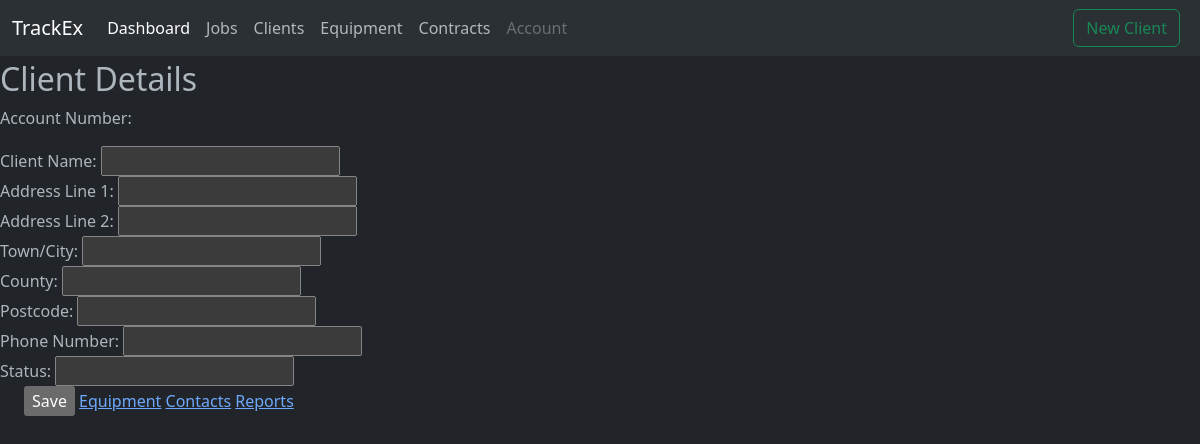
Page /client-details/TEST001 on the earlier database version.
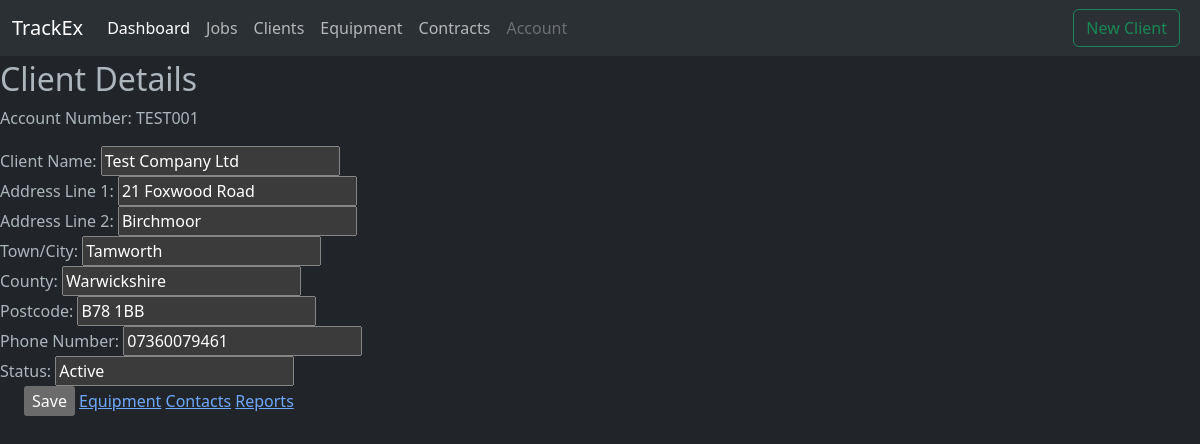
Same page on the later database version.
### tables this page shows
CREATE TABLE clients (
            id INTEGER PRIMARY KEY AUTOINCREMENT,
            account_number TEXT,
            client_name TEXT,
            address_line_1 TEXT,
            address_line_2 TEXT,
            town_city TEXT,
            county TEXT,
            postcode TEXT,
            phone_number TEXT,
            status TEXT,
            date_stamp TEXT
        );

### app.py (the view)
@app.route('/client-details/<account_number>')
def client_details(account_number):
    client_details = get_client_details(account_number)  # Implement this function
    return render_template('client_details.html', client_details=client_details)

### app.py (called while the page is built)
def get_db():
    conn = sqlite3.connect(DATABASE)
    conn.row_factory = sqlite3.Row
    return conn

def get_client_details(account_number):
    conn = get_db()
    cursor = conn.cursor()
    cursor.execute('SELECT * FROM clients WHERE account_number = ?', (account_number,))
    client_details = cursor.fetchone()
    conn.close()
    return dict(client_details) if client_details else None

### templates/client_details.html (shortened to what this page needs)
<!doctype html>
<html lang="en" data-bs-theme="dark">
  <head>
    <link rel="stylesheet" type="text/css" href="https://cdnjs.cloudflare.com/ajax/libs/twitter-bootstrap/5.3.0/css/bootstrap.min.css">
    <link rel="stylesheet" type="text/css" href="https://cdn.datatables.net/1.13.7/css/dataTables.bootstrap5.min.css">
  </head>
  <body>
    <div class="container-fluid">
        <nav class="navbar fixed-top navbar-expand-lg bg-body-tertiary">
          <div class="container-fluid">
            <a class="navbar-brand" href="#">TrackEx</a>
            <div class="collapse navbar-collapse" id="navbarNav">
              <ul class="navbar-nav">
                <li class="nav-item">
                  <a class="nav-link active" aria-current="page" href="/">Dashboard</a>
                </li>
                <li class="nav-item">
                  <a class="nav-link" href="/Jobs">Jobs</a>
                </li>
                <li class="nav-item">
                  <a class="nav-link" href="/clients">Clients</a>
                </li>
                <li class="nav-item">
                  <a class="nav-link" href="/equipment">Equipment</a>
                </li>
                <li class="nav-item">
                  <a class="nav-link" href="/contracts">Contracts</a>
                </li>
                <li class="nav-item">
                  <a class="nav-link disabled" aria-disabled="true">Account</a>
                </li>
              </ul>
            </div>
            <button class="btn btn-outline-success me-2" type="button" data-bs-toggle="modal" data-bs-target="#new-client-modal" onclick="searchClients()">New Client</button>
          </div>
        </nav>
    </div>
    <div class="container" style="padding: 1.5%;">
    </div>
    <div class="client-details-container">
      <div class="client-details-header">
        <h2>Client Details</h2>
        <p>Account Number: {{ client_details.account_number }}</p>
      </div>
      <form action="/update-client" method="post" class="client-details-form"> <input
        <div class="form-group"> <label for="client_name">Client Name:</label>
          <input name="client_name" id="client_name" value="{{ client_details.client_name }}"
            required="" type="text"> </div>
        <div class="form-group"> <label for="address_line_1">Address Line 1:</label>
          <input name="address_line_1" id="address_line_1" value="{{ client_details.address_line_1 }}"
            required="" type="text"> </div>
        <div class="form-group"> <label for="address_line_2">Address Line 2:</label>
          <input name="address_line_2" id="address_line_2" value="{{ client_details.address_line_2 }}"
            type="text"> </div>
        <div class="form-group"> <label for="town_city">Town/City:</label> <input
            name="town_city" id="town_city" value="{{ client_details.town_city }}"
            required="" type="text"> </div>
        <div class="form-group"> <label for="county">County:</label> <input name="county"
            id="county" value="{{ client_details.county }}" required="" type="text">
        </div>
        <div class="form-group"> <label for="postcode">Postcode:</label> <input
            name="postcode" id="postcode" value="{{ client_details.postcode }}"
            required="" type="text"> </div>
        <div class="form-group"> <label for="phone_number">Phone Number:</label>
          <input name="phone_number" id="phone_number" value="{{ client_details.phone_number }}"
            required="" type="text"> </div>
        <div class="form-group"> <label for="status">Status:</label> <input name="status"
            id="status" value="{{ client_details.status }}" required="" type="text">
        </div>
        <div class="client-details-navigation" style="margin: auto; padding-left: 2%;">
          <input value="Save" class="button" type="submit"> <a href="/equipment"
            class="button">Equipment</a> <a href="/contacts" class="button">Contacts</a>
          <a href="/reports" class="button">Reports</a> </div>
      </form>
    </div>
  </body>
</html>

Differences in the rows shown:
added clients: account_number "TEST001", client_name "Test Company Ltd", address_line_1 "21 Foxwood Road", address_line_2 "Birchmoor", town_city "Tamworth", county "Warwickshire", postcode "B78 1BB", phone_number "07360079461", status "Active"
